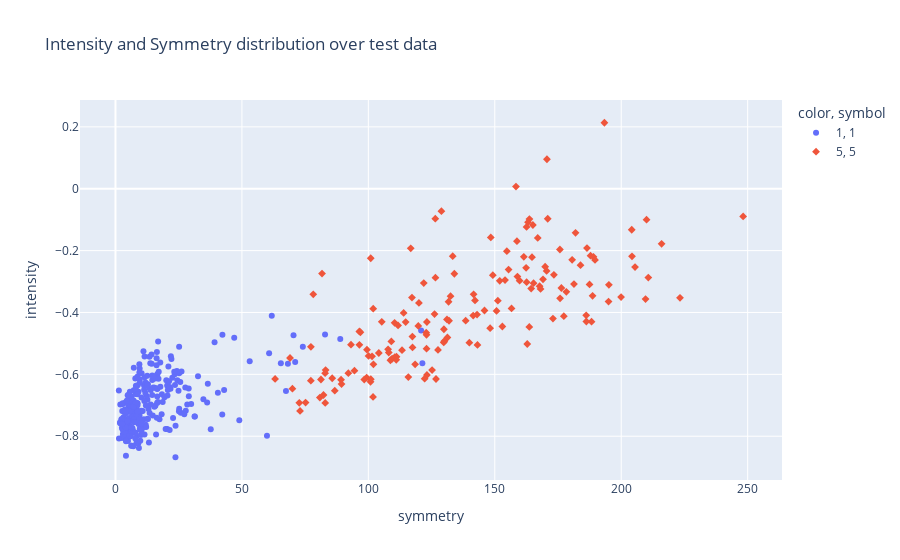

This figure's notebook cell:
### Markdown cell above
As can be seen, symmetry and intensity features can be used to map the image data to a latent space where classes are linearly seperable with an acceptable accuracy in our training data.

### Code cell
t_labels = []
for label in test_labels:
    if label == 1:
        t_labels.append("1")
    else:
        t_labels.append("5")
fig = px.scatter(x=symmetry_test, y=intensity_test, color = t_labels, symbol= t_labels, labels={"x" :"symmetry", "y" : "intensity"}, title = "Intensity and Symmetry distribution over test data")
fig.show()

### Figure 1 — Plotly figure (JSON) as saved in the notebook; plotly's stock layout.template omitted (floating-point values rounded to 4 significant figures; data arrays with more than 128 entries replaced by an {"elided": "..."} marker saying what was removed)
{"data": [{"hovertemplate": "color=1<br>symbol=1<br>symmetry=%{x}<br>intensity=%{y}<extra></extra>", "legendgroup": "1, 1", "marker": {"color": "#636efa", "symbol": "circle"}, "mode": "markers", "name": "1, 1", "orientation": "v", "showlegend": true, "type": "scatter", "x": {"elided": "264 float values"}, "xaxis": "x", "y": {"elided": "264 float values"}, "yaxis": "y"}, {"hovertemplate": "color=5<br>symbol=5<br>symmetry=%{x}<br>intensity=%{y}<extra></extra>", "legendgroup": "5, 5", "marker": {"color": "#EF553B", "symbol": "diamond"}, "mode": "markers", "name": "5, 5", "orientation": "v", "showlegend": true, "type": "scatter", "x": {"elided": "160 float values"}, "xaxis": "x", "y": {"elided": "160 float values"}, "yaxis": "y"}], "layout": {"legend": {"title": {"text": "color, symbol"}, "tracegroupgap": 0}, "title": {"text": "Intensity and Symmetry distribution over test data"}, "xaxis": {"anchor": "y", "domain": [0, 1], "title": {"text": "symmetry"}}, "yaxis": {"anchor": "x", "domain": [0, 1], "title": {"text": "intensity"}}}}
